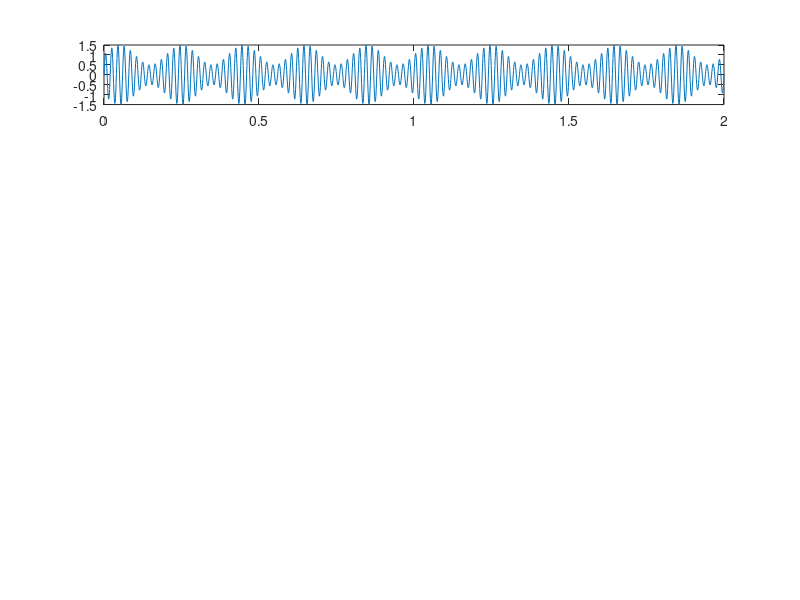

The MATLAB script that drew this image:
clc;
clear all;
close all;


fm = 5;
fc = 50;

m1 = 0.5;
m2 = 1;
m3 = 1.5;

t = [0:0.001:2];


m = sin(2*pi*fm*t);
c = sin(2*pi*fc*t);

s1 = (1+m1*m).*c;



subplot(5,1,1);
plot(t,s1);